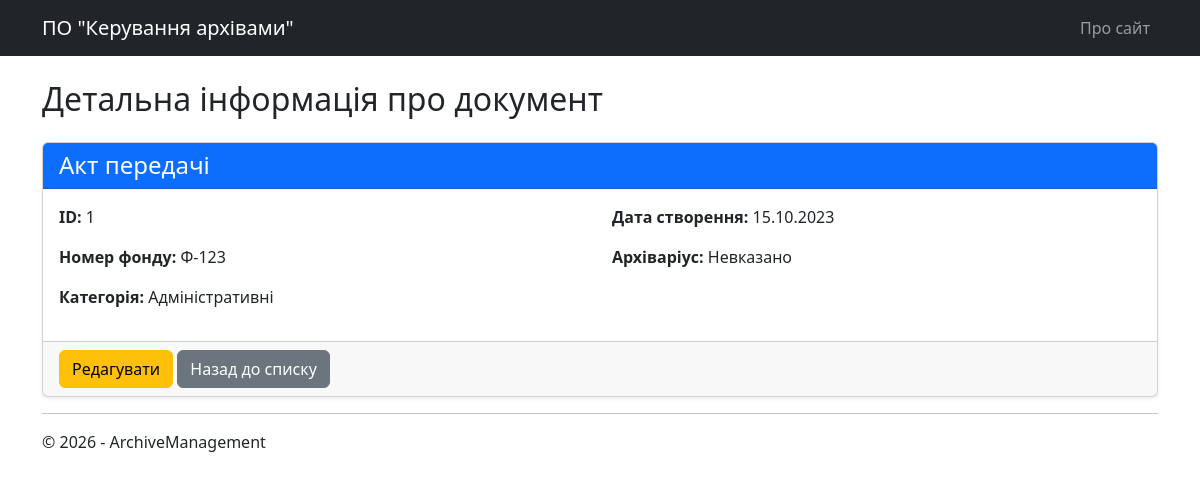
Page /details/1/ on the committed database.
### archive_core/models.py (models this page shows, shortened)
class Document(models.Model):
    title = models.CharField(max_length=255, null=True, blank=True, verbose_name="Назва")
    fund_number = models.CharField(max_length=100, null=True, blank=True, verbose_name="Номер фонду")
    category = models.CharField(max_length=150, null=True, blank=True, verbose_name="Категорія")
    creation_date = models.DateField(null=True, blank=True, verbose_name="Дата створення")
    archivist_name = models.CharField(max_length=255, null=True, blank=True, verbose_name="Архіваріус")
    note = models.TextField(null=True, blank=True, verbose_name="Примітка")
    description = models.TextField(null=True, blank=True, verbose_name="Опис")

### archive_core/views.py (the view)
# urls.py: path('details/<int:id>/', views.document_details, name='document_details'),
def document_details(request, id):
    doc = get_object_or_404(Document, id=id)
    return render(request, 'archive_core/document_details.html', {'object': doc})

### archive_core/templates/archive_core/document_details.html (shortened to what this page needs)
{% extends "archive_core/_base.html" %}
{% block content %}
<h2>Детальна інформація про документ</h2>
<div class="card shadow-sm mt-4">
    <div class="card-header bg-primary text-white">
        <h4 class="mb-0">{{ object.title|default:"Невказано" }}</h4>
    </div>
    <div class="card-body">
        <div class="row">
            <div class="col-md-6">
                <p><strong>ID:</strong> {{ object.id }}</p>
                <p><strong>Номер фонду:</strong> {{ object.fund_number|default:"Невказано" }}</p>
                <p><strong>Категорія:</strong> {{ object.category|default:"Невказано" }}</p>
            </div>
            <div class="col-md-6">
                <p><strong>Дата створення:</strong> {{ object.creation_date|date:"d.m.Y"|default:"Невказано" }}</p>
                <p><strong>Архіваріус:</strong> {{ object.archivist_name|default:"Невказано" }}</p>
            </div>
        </div>
    </div>
    <div class="card-footer">
        <a href="{% url 'document_edit' object.id %}" class="btn btn-warning">Редагувати</a>
        <a href="{% url 'documents_info' %}" class="btn btn-secondary">Назад до списку</a>
    </div>
</div>
{% endblock %}

### rows in the picture
Document: title "Акт передачі", id "1", fund_number "Ф-123", category "Адміністративні", creation_date "15.10.2023", archivist_name "Невказано"
